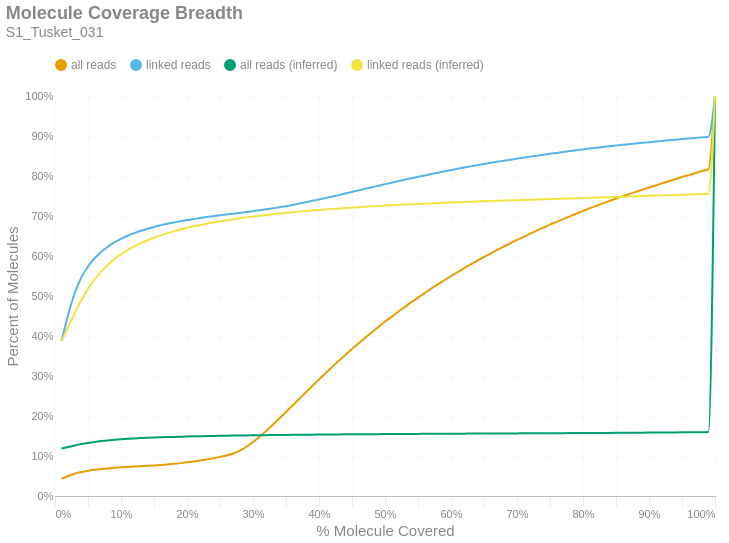

The notebook cell this image was saved under:
### Markdown cell above
### Molecule Read Coverage
This chart shows molecule coverage breadth as computed by the number of bases aligned to that molecule. In other words, "*how much of each unique long molecule is actually sequenced/aligned?*" Keep in mind there is a distinction between sequences and alignments, since some sequences belonging to a particular molecule may not align well and wouldn't appear in the alignment data. This chart also shows molecule coverage breadth as computed by the *inferred fragment* from which the aligned sequences originate. Unlike read coverage, this calculation takes into account the total insert size, including unsequenced gaps between the forward and reverse reads. Like the previous figures, these are cumulative percents.

### Code cell
if SKIPLR:
    print_html(f"Skipped")
else:
    binned_df = consolidated_hist(valids['coverage_bp'], mask, 0.01, True)
    binned_df_inf = consolidated_hist(valids['coverage_inserts'], mask, 0.01, True)
    binned_df = binned_df.with_columns(pl.lit(binned_df_inf['all reads (cumsum)']).alias('all reads (inferred)'))
    binned_df = binned_df.with_columns(pl.lit(binned_df_inf['linked reads (cumsum)']).alias('linked reads (inferred)'))
    binned_df = binned_df.with_columns(
        (pl.col('bin').cast(pl.Float64) + 0.01).alias('right_edge')
    )

    with SafeRender(binned_df):
        (
            density_plot(binned_df, 'Molecule Coverage Breadth', samplename, 'molcov', ['all reads (inferred)','linked reads (inferred)'])
            .encode(
                #x=alt.X('bin:Q', title="% Molecule Covered").axis(format = '%').scale(padding=0),
                x=alt.X('right_edge:Q', title="% Molecule Covered").axis(format='%').scale(padding=0),
                y=alt.Y('value:Q', title='Percent of Molecules')
                    .axis(format='%')
                    .stack(False)
                    .scale(domainMin=0, padding=0),
                color=alt.Color("key:N").scale(domain = ["all reads", "linked reads", "all reads (inferred)", "linked reads (inferred)"]),
                tooltip = [
                    alt.Tooltip("key:N", title = "Data Type"),
                    alt.Tooltip("range_label:N", title="% Molecule Covered"),
                    alt.Tooltip("value:Q", format = ".2%", title="% Molecules")
                ]
            )
        ).display()

### Figure 1 — Vega-Lite specification as saved in the notebook (floating-point values rounded to 4 significant figures)
{"width": "container", "height": 400, "config": {"title": {"anchor": "start", "dy": -15, "fontSize": 18, "color": "#888888", "subtitleColor": "#888888", "subtitleFontSize": 14}, "arc": {"fill": "#0072B2"}, "axis": {"domainColor": "#888888", "domainWidth": 0.5, "gridWidth": 0.2, "grid": false, "titleFontWeight": 400, "titleFontSize": 15, "labelFontSize": 11, "labelColor": "#888888", "tickColor": "#888888", "tickWidth": 0.2, "titleColor": "#888888"}, "axisBand": {"grid": false}, "axisX": {"grid": true, "tickSize": 10, "domainCap": "round"}, "axisY": {"domain": false, "grid": true, "tickSize": 0, "domainCap": "round"}, "background": "transparent", "header": {"labelFontSize": 15, "labelColor": "#888888", "titleFontSize": 15, "titleFontWeight": 600, "titleColor": "#888888"}, "legend": {"labelFont": "sans-serif", "labelFontSize": 12, "labelColor": "#888888", "symbolSize": 100, "symbolType": "circle", "titleFontSize": 12, "titlePadding": 10, "titleColor": "#888888", "title": null, "orient": "top"}, "range": {"category": ["#E69F00", "#56B4E9", "#009E73", "#F0E442", "#0072B2", "#D55E00", "#CC79A7", "#000000"], "diverging": ["#cfe8f3", "#a2d4ec", "#73bfe2", "#46abdb", "#1696d2", "#12719e"]}, "area": {"fill": "#0072B2", "fillOpacity": 0.7, "line": true, "strokeOpacity": 0.7}, "line": {"color": "#0072B2", "stroke": "#0072B2", "strokeWidth": 2}, "trail": {"color": "#0072B2", "stroke": "#0072B2", "strokeWidth": 0, "size": 1}, "point": {"filled": true, "fillOpacity": 1.0, "size": 95}, "text": {"color": "#888888", "fontSize": 11, "align": "right", "fontWeight": 400, "size": 11}, "bar": {"fill": "#0072B2", "stroke": null}, "view": {"stroke": null, "continuousWidth": 660, "continuousHeight": 400}}, "data": {"name": "data-a6518c2dfd64fe0b685348b4be814a1c"}, "mark": {"type": "line", "interpolate": "monotone", "point": {"opacity": 0, "size": 275}}, "encoding": {"color": {"field": "key", "scale": {"domain": ["all reads", "linked reads", "all reads (inferred)", "linked reads (inferred)"]}, "type": "nominal"}, "tooltip": [{"field": "key", "title": "Data Type", "type": "nominal"}, {"field": "range_label", "title": "% Molecule Covered", "type": "nominal"}, {"field": "value", "format": ".2%", "title": "% Molecules", "type": "quantitative"}], "x": {"axis": {"format": "%"}, "field": "right_edge", "scale": {"padding": 0}, "title": "% Molecule Covered", "type": "quantitative"}, "y": {"axis": {"format": "%"}, "field": "value", "scale": {"domainMin": 0, "padding": 0}, "stack": false, "title": "Percent of Molecules", "type": "quantitative"}}, "params": [{"name": "param_c36ac31b6afebe62", "select": {"type": "point", "fields": ["key"]}, "bind": "legend"}], "title": {"text": "Molecule Coverage Breadth", "subtitle": "S1_Tusket_031"}, "transform": [{"fold": ["all reads (cumsum)", "linked reads (cumsum)", "all reads (inferred)", "linked reads (inferred)"]}, {"calculate": "replace(datum.key, ' (cumsum)', '')", "as": "key"}, {"filter": {"param": "param_c36ac31b6afebe62"}}], "usermeta": {"embedOptions": {"downloadFileName": "S1_Tusket_031.molcov"}}, "$schema": "https://vega.github.io/schema/vega-lite/v6.1.0.json", "datasets": {"data-a6518c2dfd64fe0b685348b4be814a1c": [{"bin": "0.0", "interval": "0.0-0.01", "all reads": 0.04266, "linked reads": 0.3875, "all reads (cumsum)": 0.04266, "linked reads (cumsum)": 0.3875, "range_label": "0.0-0.01", "all reads (inferred)": 0.1187, "linked reads (inferred)": 0.3871, "right_edge": 0.01}, {"bin": "0.01", "interval": "0.01-0.02", "all reads": 0.007237, "linked reads": 0.06616, "all reads (cumsum)": 0.0499, "linked reads (cumsum)": 0.4537, "range_label": "0.01-0.02", "all reads (inferred)": 0.1226, "linked reads (inferred)": 0.4226, "right_edge": 0.02}, {"bin": "0.02", "interval": "0.02-0.03", "all reads": 0.005915, "linked reads": 0.05453, "all reads (cumsum)": 0.05581, "linked reads (cumsum)": 0.5082, "range_label": "0.02-0.03", "all reads (inferred)": 0.1263, "linked reads (inferred)": 0.4576, "right_edge": 0.03}, {"bin": "0.03", "interval": "0.03-0.04", "all reads": 0.004271, "linked reads": 0.0383, "all reads (cumsum)": 0.06009, "linked reads (cumsum)": 0.5465, "range_label": "0.03-0.04", "all reads (inferred)": 0.1298, "linked reads (inferred)": 0.49, "right_edge": 0.04}, {"bin": "0.04", "interval": "0.04-0.05", "all reads": 0.003095, "linked reads": 0.02733, "all reads (cumsum)": 0.06318, "linked reads (cumsum)": 0.5739, "range_label": "0.04-0.05", "all reads (inferred)": 0.1328, "linked reads (inferred)": 0.5181, "right_edge": 0.05}, {"bin": "0.05", "interval": "0.05-0.06", "all reads": 0.002366, "linked reads": 0.02052, "all reads (cumsum)": 0.06555, "linked reads (cumsum)": 0.5944, "range_label": "0.05-0.06", "all reads (inferred)": 0.1352, "linked reads (inferred)": 0.5413, "right_edge": 0.06}, {"bin": "0.06", "interval": "0.06-0.07", "all reads": 0.001894, "linked reads": 0.01593, "all reads (cumsum)": 0.06744, "linked reads (cumsum)": 0.6103, "range_label": "0.06-0.07", "all reads (inferred)": 0.1373, "linked reads (inferred)": 0.5608, "right_edge": 0.07}, {"bin": "0.07", "interval": "0.07-0.08", "all reads": 0.001547, "linked reads": 0.01277, "all reads (cumsum)": 0.06899, "linked reads (cumsum)": 0.6231, "range_label": "0.07-0.08", "all reads (inferred)": 0.139, "linked reads (inferred)": 0.5775, "right_edge": 0.08}, {"bin": "0.08", "interval": "0.08-0.09", "all reads": 0.001392, "linked reads": 0.01092, "all reads (cumsum)": 0.07038, "linked reads (cumsum)": 0.634, "range_label": "0.08-0.09", "all reads (inferred)": 0.1405, "linked reads (inferred)": 0.5919, "right_edge": 0.09}, {"bin": "0.09", "interval": "0.09-0.1", "all reads": 0.001209, "linked reads": 0.008871, "all reads (cumsum)": 0.07159, "linked reads (cumsum)": 0.6429, "range_label": "0.09-0.1", "all reads (inferred)": 0.1418, "linked reads (inferred)": 0.604, "right_edge": 0.1}, {"bin": "0.1", "interval": "0.1-0.11", "all reads": 0.001112, "linked reads": 0.007791, "all reads (cumsum)": 0.0727, "linked reads (cumsum)": 0.6506, "range_label": "0.1-0.11", "all reads (inferred)": 0.1429, "linked reads (inferred)": 0.6146, "right_edge": 0.11}, {"bin": "0.11", "interval": "0.11-0.12", "all reads": 0.001023, "linked reads": 0.006648, "all reads (cumsum)": 0.07372, "linked reads (cumsum)": 0.6573, "range_label": "0.11-0.12", "all reads (inferred)": 0.1439, "linked reads (inferred)": 0.624, "right_edge": 0.12}, {"bin": "0.12", "interval": "0.12-0.13", "all reads": 0.0009432, "linked reads": 0.005703, "all reads (cumsum)": 0.07467, "linked reads (cumsum)": 0.663, "range_label": "0.12-0.13", "all reads (inferred)": 0.1447, "linked reads (inferred)": 0.632, "right_edge": 0.13}, {"bin": "0.13", "interval": "0.13-0.14", "all reads": 0.0009199, "linked reads": 0.00493, "all reads (cumsum)": 0.07559, "linked reads (cumsum)": 0.6679, "range_label": "0.13-0.14", "all reads (inferred)": 0.1455, "linked reads (inferred)": 0.6393, "right_edge": 0.14}, {"bin": "0.14", "interval": "0.14-0.15", "all reads": 0.0009675, "linked reads": 0.004725, "all reads (cumsum)": 0.07655, "linked reads (cumsum)": 0.6726, "range_label": "0.14-0.15", "all reads (inferred)": 0.1461, "linked reads (inferred)": 0.6458, "right_edge": 0.15}, {"bin": "0.15", "interval": "0.15-0.16", "all reads": 0.001068, "linked reads": 0.004133, "all reads (cumsum)": 0.07762, "linked reads (cumsum)": 0.6768, "range_label": "0.15-0.16", "all reads (inferred)": 0.1468, "linked reads (inferred)": 0.6516, "right_edge": 0.16}, {"bin": "0.16", "interval": "0.16-0.17", "all reads": 0.00127, "linked reads": 0.003621, "all reads (cumsum)": 0.07889, "linked reads (cumsum)": 0.6804, "range_label": "0.16-0.17", "all reads (inferred)": 0.1473, "linked reads (inferred)": 0.6568, "right_edge": 0.17}, {"bin": "0.17", "interval": "0.17-0.18", "all reads": 0.001478, "linked reads": 0.003258, "all reads (cumsum)": 0.08037, "linked reads (cumsum)": 0.6837, "range_label": "0.17-0.18", "all reads (inferred)": 0.1478, "linked reads (inferred)": 0.6616, "right_edge": 0.18}, {"bin": "0.18", "interval": "0.18-0.19", "all reads": 0.001818, "linked reads": 0.003175, "all reads (cumsum)": 0.08219, "linked reads (cumsum)": 0.6868, "range_label": "0.18-0.19", "all reads (inferred)": 0.1483, "linked reads (inferred)": 0.666, "right_edge": 0.19}, {"bin": "0.19", "interval": "0.19-0.2", "all reads": 0.002023, "linked reads": 0.002964, "all reads (cumsum)": 0.08421, "linked reads (cumsum)": 0.6898, "range_label": "0.19-0.2", "all reads (inferred)": 0.1487, "linked reads (inferred)": 0.6704, "right_edge": 0.2}, {"bin": "0.2", "interval": "0.2-0.21", "all reads": 0.00216, "linked reads": 0.002647, "all reads (cumsum)": 0.08637, "linked reads (cumsum)": 0.6924, "range_label": "0.2-0.21", "all reads (inferred)": 0.1491, "linked reads (inferred)": 0.6742, "right_edge": 0.21}, {"bin": "0.21", "interval": "0.21-0.22", "all reads": 0.002412, "linked reads": 0.002693, "all reads (cumsum)": 0.08878, "linked reads (cumsum)": 0.6951, "range_label": "0.21-0.22", "all reads (inferred)": 0.1495, "linked reads (inferred)": 0.6774, "right_edge": 0.22}, {"bin": "0.22", "interval": "0.22-0.23", "all reads": 0.002719, "linked reads": 0.002372, "all reads (cumsum)": 0.0915, "linked reads (cumsum)": 0.6975, "range_label": "0.22-0.23", "all reads (inferred)": 0.1498, "linked reads (inferred)": 0.6808, "right_edge": 0.23}, {"bin": "0.23", "interval": "0.23-0.24", "all reads": 0.00294, "linked reads": 0.002111, "all reads (cumsum)": 0.09444, "linked reads (cumsum)": 0.6996, "range_label": "0.23-0.24", "all reads (inferred)": 0.1502, "linked reads (inferred)": 0.6839, "right_edge": 0.24}, {"bin": "0.24", "interval": "0.24-0.25", "all reads": 0.003347, "linked reads": 0.002177, "all reads (cumsum)": 0.09779, "linked reads (cumsum)": 0.7018, "range_label": "0.24-0.25", "all reads (inferred)": 0.1505, "linked reads (inferred)": 0.6869, "right_edge": 0.25}, {"bin": "0.25", "interval": "0.25-0.26", "all reads": 0.003603, "linked reads": 0.001949, "all reads (cumsum)": 0.1014, "linked reads (cumsum)": 0.7038, "range_label": "0.25-0.26", "all reads (inferred)": 0.1508, "linked reads (inferred)": 0.6895, "right_edge": 0.26}, {"bin": "0.26", "interval": "0.26-0.27", "all reads": 0.004938, "linked reads": 0.002131, "all reads (cumsum)": 0.1063, "linked reads (cumsum)": 0.7059, "range_label": "0.26-0.27", "all reads (inferred)": 0.151, "linked reads (inferred)": 0.692, "right_edge": 0.27}, {"bin": "0.27", "interval": "0.27-0.28", "all reads": 0.007145, "linked reads": 0.001913, "all reads (cumsum)": 0.1135, "linked reads (cumsum)": 0.7078, "range_label": "0.27-0.28", "all reads (inferred)": 0.1513, "linked reads (inferred)": 0.6944, "right_edge": 0.28}, {"bin": "0.28", "interval": "0.28-0.29", "all reads": 0.009703, "linked reads": 0.001999, "all reads (cumsum)": 0.1232, "linked reads (cumsum)": 0.7098, "range_label": "0.28-0.29", "all reads (inferred)": 0.1515, "linked reads (inferred)": 0.6966, "right_edge": 0.29}, {"bin": "0.29", "interval": "0.29-0.3", "all reads": 0.01191, "linked reads": 0.00223, "all reads (cumsum)": 0.1351, "linked reads (cumsum)": 0.712, "range_label": "0.29-0.3", "all reads (inferred)": 0.1517, "linked reads (inferred)": 0.6987, "right_edge": 0.3}, {"bin": "0.3", "interval": "0.3-0.31", "all reads": 0.01327, "linked reads": 0.002204, "all reads (cumsum)": 0.1484, "linked reads (cumsum)": 0.7142, "range_label": "0.3-0.31", "all reads (inferred)": 0.152, "linked reads (inferred)": 0.7007, "right_edge": 0.31}, {"bin": "0.31", "interval": "0.31-0.32", "all reads": 0.01445, "linked reads": 0.002369, "all reads (cumsum)": 0.1628, "linked reads (cumsum)": 0.7166, "range_label": "0.31-0.32", "all reads (inferred)": 0.1522, "linked reads (inferred)": 0.7026, "right_edge": 0.32}, {"bin": "0.32", "interval": "0.32-0.33", "all reads": 0.01545, "linked reads": 0.002534, "all reads (cumsum)": 0.1783, "linked reads (cumsum)": 0.7191, "range_label": "0.32-0.33", "all reads (inferred)": 0.1524, "linked reads (inferred)": 0.7044, "right_edge": 0.33}, {"bin": "0.33", "interval": "0.33-0.34", "all reads": 0.01573, "linked reads": 0.0026, "all reads (cumsum)": 0.194, "linked reads (cumsum)": 0.7217, "range_label": "0.33-0.34", "all reads (inferred)": 0.1525, "linked reads (inferred)": 0.7061, "right_edge": 0.34}, {"bin": "0.34", "interval": "0.34-0.35", "all reads": 0.01611, "linked reads": 0.002851, "all reads (cumsum)": 0.2101, "linked reads (cumsum)": 0.7246, "range_label": "0.34-0.35", "all reads (inferred)": 0.1527, "linked reads (inferred)": 0.7078, "right_edge": 0.35}, {"bin": "0.35", "interval": "0.35-0.36", "all reads": 0.01631, "linked reads": 0.003086, "all reads (cumsum)": 0.2264, "linked reads (cumsum)": 0.7277, "range_label": "0.35-0.36", "all reads (inferred)": 0.1529, "linked reads (inferred)": 0.7094, "right_edge": 0.36}, {"bin": "0.36", "interval": "0.36-0.37", "all reads": 0.01629, "linked reads": 0.003281, "all reads (cumsum)": 0.2427, "linked reads (cumsum)": 0.7309, "range_label": "0.36-0.37", "all reads (inferred)": 0.1531, "linked reads (inferred)": 0.7109, "right_edge": 0.37}, {"bin": "0.37", "interval": "0.37-0.38", "all reads": 0.01636, "linked reads": 0.003618, "all reads (cumsum)": 0.2591, "linked reads (cumsum)": 0.7346, "range_label": "0.37-0.38", "all reads (inferred)": 0.1532, "linked reads (inferred)": 0.7124, "right_edge": 0.38}, {"bin": "0.38", "interval": "0.38-0.39", "all reads": 0.01624, "linked reads": 0.003416, "all reads (cumsum)": 0.2753, "linked reads (cumsum)": 0.738, "range_label": "0.38-0.39", "all reads (inferred)": 0.1534, "linked reads (inferred)": 0.7138, "right_edge": 0.39}, {"bin": "0.39", "interval": "0.39-0.4", "all reads": 0.01629, "linked reads": 0.003321, "all reads (cumsum)": 0.2916, "linked reads (cumsum)": 0.7413, "range_label": "0.39-0.4", "all reads (inferred)": 0.1535, "linked reads (inferred)": 0.7151, "right_edge": 0.4}, {"bin": "0.4", "interval": "0.4-0.41", "all reads": 0.01556, "linked reads": 0.003545, "all reads (cumsum)": 0.3072, "linked reads (cumsum)": 0.7448, "range_label": "0.4-0.41", "all reads (inferred)": 0.1537, "linked reads (inferred)": 0.7163, "right_edge": 0.41}, {"bin": "0.41", "interval": "0.41-0.42", "all reads": 0.01547, "linked reads": 0.003786, "all reads (cumsum)": 0.3226, "linked reads (cumsum)": 0.7486, "range_label": "0.41-0.42", "all reads (inferred)": 0.1538, "linked reads (inferred)": 0.7176, "right_edge": 0.42}, {"bin": "0.42", "interval": "0.42-0.43", "all reads": 0.01527, "linked reads": 0.003687, "all reads (cumsum)": 0.3379, "linked reads (cumsum)": 0.7523, "range_label": "0.42-0.43", "all reads (inferred)": 0.154, "linked reads (inferred)": 0.7189, "right_edge": 0.43}, {"bin": "0.43", "interval": "0.43-0.44", "all reads": 0.01484, "linked reads": 0.004077, "all reads (cumsum)": 0.3527, "linked reads (cumsum)": 0.7564, "range_label": "0.43-0.44", "all reads (inferred)": 0.1541, "linked reads (inferred)": 0.7201, "right_edge": 0.44}, {"bin": "0.44", "interval": "0.44-0.45", "all reads": 0.01469, "linked reads": 0.003836, "all reads (cumsum)": 0.3674, "linked reads (cumsum)": 0.7602, "range_label": "0.44-0.45", "all reads (inferred)": 0.1542, "linked reads (inferred)": 0.7211, "right_edge": 0.45}, {"bin": "0.45", "interval": "0.45-0.46", "all reads": 0.01426, "linked reads": 0.003853, "all reads (cumsum)": 0.3817, "linked reads (cumsum)": 0.7641, "range_label": "0.45-0.46", "all reads (inferred)": 0.1543, "linked reads (inferred)": 0.7221, "right_edge": 0.46}, {"bin": "0.46", "interval": "0.46-0.47", "all reads": 0.01397, "linked reads": 0.003919, "all reads (cumsum)": 0.3957, "linked reads (cumsum)": 0.768, "range_label": "0.46-0.47", "all reads (inferred)": 0.1544, "linked reads (inferred)": 0.7231, "right_edge": 0.47}, {"bin": "0.47", "interval": "0.47-0.48", "all reads": 0.01383, "linked reads": 0.004008, "all reads (cumsum)": 0.4095, "linked reads (cumsum)": 0.772, "range_label": "0.47-0.48", "all reads (inferred)": 0.1545, "linked reads (inferred)": 0.7241, "right_edge": 0.48}, {"bin": "0.48", "interval": "0.48-0.49", "all reads": 0.01281, "linked reads": 0.003734, "all reads (cumsum)": 0.4223, "linked reads (cumsum)": 0.7757, "range_label": "0.48-0.49", "all reads (inferred)": 0.1547, "linked reads (inferred)": 0.7251, "right_edge": 0.49}, {"bin": "0.49", "interval": "0.49-0.5", "all reads": 0.01393, "linked reads": 0.003905, "all reads (cumsum)": 0.4362, "linked reads (cumsum)": 0.7797, "range_label": "0.49-0.5", "all reads (inferred)": 0.1548, "linked reads (inferred)": 0.726, "right_edge": 0.5}, {"bin": "0.5", "interval": "0.5-0.51", "all reads": 0.01167, "linked reads": 0.003644, "all reads (cumsum)": 0.4479, "linked reads (cumsum)": 0.7833, "range_label": "0.5-0.51", "all reads (inferred)": 0.1549, "linked reads (inferred)": 0.7268, "right_edge": 0.51}, {"bin": "0.51", "interval": "0.51-0.52", "all reads": 0.01284, "linked reads": 0.003902, "all reads (cumsum)": 0.4607, "linked reads (cumsum)": 0.7872, "range_label": "0.51-0.52", "all reads (inferred)": 0.155, "linked reads (inferred)": 0.7277, "right_edge": 0.52}, {"bin": "0.52", "interval": "0.52-0.53", "all reads": 0.01191, "linked reads": 0.003661, "all reads (cumsum)": 0.4726, "linked reads (cumsum)": 0.7909, "range_label": "0.52-0.53", "all reads (inferred)": 0.1551, "linked reads (inferred)": 0.7285, "right_edge": 0.53}, {"bin": "0.53", "interval": "0.53-0.54", "all reads": 0.0119, "linked reads": 0.003707, "all reads (cumsum)": 0.4845, "linked reads (cumsum)": 0.7946, "range_label": "0.53-0.54", "all reads (inferred)": 0.1552, "linked reads (inferred)": 0.7293, "right_edge": 0.54}, {"bin": "0.54", "interval": "0.54-0.55", "all reads": 0.01143, "linked reads": 0.0034, "all reads (cumsum)": 0.496, "linked reads (cumsum)": 0.798, "range_label": "0.54-0.55", "all reads (inferred)": 0.1553, "linked reads (inferred)": 0.7301, "right_edge": 0.55}, {"bin": "0.55", "interval": "0.55-0.56", "all reads": 0.01135, "linked reads": 0.003337, "all reads (cumsum)": 0.5073, "linked reads (cumsum)": 0.8013, "range_label": "0.55-0.56", "all reads (inferred)": 0.1554, "linked reads (inferred)": 0.7308, "right_edge": 0.56}, {"bin": "0.56", "interval": "0.56-0.57", "all reads": 0.0111, "linked reads": 0.003486, "all reads (cumsum)": 0.5184, "linked reads (cumsum)": 0.8048, "range_label": "0.56-0.57", "all reads (inferred)": 0.1554, "linked reads (inferred)": 0.7316, "right_edge": 0.57}, {"bin": "0.57", "interval": "0.57-0.58", "all reads": 0.01054, "linked reads": 0.00338, "all reads (cumsum)": 0.529, "linked reads (cumsum)": 0.8082, "range_label": "0.57-0.58", "all reads (inferred)": 0.1555, "linked reads (inferred)": 0.7323, "right_edge": 0.58}, {"bin": "0.58", "interval": "0.58-0.59", "all reads": 0.01043, "linked reads": 0.003466, "all reads (cumsum)": 0.5394, "linked reads (cumsum)": 0.8116, "range_label": "0.58-0.59", "all reads (inferred)": 0.1556, "linked reads (inferred)": 0.733, "right_edge": 0.59}, {"bin": "0.59", "interval": "0.59-0.6", "all reads": 0.01045, "linked reads": 0.003149, "all reads (cumsum)": 0.5499, "linked reads (cumsum)": 0.8148, "range_label": "0.59-0.6", "all reads (inferred)": 0.1557, "linked reads (inferred)": 0.7338, "right_edge": 0.6}, {"bin": "0.6", "interval": "0.6-0.61", "all reads": 0.009715, "linked reads": 0.003145, "all reads (cumsum)": 0.5596, "linked reads (cumsum)": 0.8179, "range_label": "0.6-0.61", "all reads (inferred)": 0.1558, "linked reads (inferred)": 0.7344, "right_edge": 0.61}, {"bin": "0.61", "interval": "0.61-0.62", "all reads": 0.01001, "linked reads": 0.003083, "all reads (cumsum)": 0.5696, "linked reads (cumsum)": 0.821, "range_label": "0.61-0.62", "all reads (inferred)": 0.1559, "linked reads (inferred)": 0.7351, "right_edge": 0.62}, {"bin": "0.62", "interval": "0.62-0.63", "all reads": 0.009504, "linked reads": 0.00303, "all reads (cumsum)": 0.5791, "linked reads (cumsum)": 0.824, "range_label": "0.62-0.63", "all reads (inferred)": 0.156, "linked reads (inferred)": 0.7357, "right_edge": 0.63}, {"bin": "0.63", "interval": "0.63-0.64", "all reads": 0.009334, "linked reads": 0.003149, "all reads (cumsum)": 0.5884, "linked reads (cumsum)": 0.8272, "range_label": "0.63-0.64", "all reads (inferred)": 0.1561, "linked reads (inferred)": 0.7364, "right_edge": 0.64}, {"bin": "0.64", "interval": "0.64-0.65", "all reads": 0.00909, "linked reads": 0.002855, "all reads (cumsum)": 0.5975, "linked reads (cumsum)": 0.83, "range_label": "0.64-0.65", "all reads (inferred)": 0.1561, "linked reads (inferred)": 0.7369, "right_edge": 0.65}, {"bin": "0.65", "interval": "0.65-0.66", "all reads": 0.009222, "linked reads": 0.002898, "all reads (cumsum)": 0.6067, "linked reads (cumsum)": 0.8329, "range_label": "0.65-0.66", "all reads (inferred)": 0.1562, "linked reads (inferred)": 0.7375, "right_edge": 0.66}, {"bin": "0.66", "interval": "0.66-0.67", "all reads": 0.008534, "linked reads": 0.002716, "all reads (cumsum)": 0.6153, "linked reads (cumsum)": 0.8357, "range_label": "0.66-0.67", "all reads (inferred)": 0.1563, "linked reads (inferred)": 0.738, "right_edge": 0.67}, {"bin": "0.67", "interval": "0.67-0.68", "all reads": 0.008475, "linked reads": 0.00261, "all reads (cumsum)": 0.6237, "linked reads (cumsum)": 0.8383, "range_label": "0.67-0.68", "all reads (inferred)": 0.1564, "linked reads (inferred)": 0.7386, "right_edge": 0.68}, {"bin": "0.68", "interval": "0.68-0.69", "all reads": 0.008154, "linked reads": 0.002448, "all reads (cumsum)": 0.6319, "linked reads (cumsum)": 0.8407, "range_label": "0.68-0.69", "all reads (inferred)": 0.1565, "linked reads (inferred)": 0.7391, "right_edge": 0.69}, {"bin": "0.69", "interval": "0.69-0.7", "all reads": 0.008286, "linked reads": 0.002699, "all reads (cumsum)": 0.6402, "linked reads (cumsum)": 0.8434, "range_label": "0.69-0.7", "all reads (inferred)": 0.1565, "linked reads (inferred)": 0.7396, "right_edge": 0.7}, {"bin": "0.7", "interval": "0.7-0.71", "all reads": 0.007858, "linked reads": 0.002478, "all reads (cumsum)": 0.648, "linked reads (cumsum)": 0.8459, "range_label": "0.7-0.71", "all reads (inferred)": 0.1566, "linked reads (inferred)": 0.7401, "right_edge": 0.71}, {"bin": "0.71", "interval": "0.71-0.72", "all reads": 0.007772, "linked reads": 0.002528, "all reads (cumsum)": 0.6558, "linked reads (cumsum)": 0.8484, "range_label": "0.71-0.72", "all reads (inferred)": 0.1567, "linked reads (inferred)": 0.7406, "right_edge": 0.72}, {"bin": "0.72", "interval": "0.72-0.73", "all reads": 0.007675, "linked reads": 0.002395, "all reads (cumsum)": 0.6635, "linked reads (cumsum)": 0.8508, "range_label": "0.72-0.73", "all reads (inferred)": 0.1568, "linked reads (inferred)": 0.7412, "right_edge": 0.73}, {"bin": "0.73", "interval": "0.73-0.74", "all reads": 0.007279, "linked reads": 0.002452, "all reads (cumsum)": 0.6708, "linked reads (cumsum)": 0.8533, "range_label": "0.73-0.74", "all reads (inferred)": 0.1569, "linked reads (inferred)": 0.7417, "right_edge": 0.74}, {"bin": "0.74", "interval": "0.74-0.75", "all reads": 0.007668, "linked reads": 0.002349, "all reads (cumsum)": 0.6784, "linked reads (cumsum)": 0.8556, "range_label": "0.74-0.75", "all reads (inferred)": 0.157, "linked reads (inferred)": 0.7423, "right_edge": 0.75}, {"bin": "0.75", "interval": "0.75-0.76", "all reads": 0.00695, "linked reads": 0.002158, "all reads (cumsum)": 0.6854, "linked reads (cumsum)": 0.8578, "range_label": "0.75-0.76", "all reads (inferred)": 0.1571, "linked reads (inferred)": 0.7428, "right_edge": 0.76}, {"bin": "0.76", "interval": "0.76-0.77", "all reads": 0.006959, "linked reads": 0.002306, "all reads (cumsum)": 0.6923, "linked reads (cumsum)": 0.8601, "range_label": "0.76-0.77", "all reads (inferred)": 0.1571, "linked reads (inferred)": 0.7433, "right_edge": 0.77}, {"bin": "0.77", "interval": "0.77-0.78", "all reads": 0.006859, "linked reads": 0.002177, "all reads (cumsum)": 0.6992, "linked reads (cumsum)": 0.8623, "range_label": "0.77-0.78", "all reads (inferred)": 0.1572, "linked reads (inferred)": 0.7437, "right_edge": 0.78}, {"bin": "0.78", "interval": "0.78-0.79", "all reads": 0.006675, "linked reads": 0.002065, "all reads (cumsum)": 0.7059, "linked reads (cumsum)": 0.8643, "range_label": "0.78-0.79", "all reads (inferred)": 0.1573, "linked reads (inferred)": 0.7442, "right_edge": 0.79}, {"bin": "0.79", "interval": "0.79-0.8", "all reads": 0.006879, "linked reads": 0.002257, "all reads (cumsum)": 0.7127, "linked reads (cumsum)": 0.8666, "range_label": "0.79-0.8", "all reads (inferred)": 0.1574, "linked reads (inferred)": 0.7448, "right_edge": 0.8}, {"bin": "0.8", "interval": "0.8-0.81", "all reads": 0.00621, "linked reads": 0.001999, "all reads (cumsum)": 0.719, "linked reads (cumsum)": 0.8686, "range_label": "0.8-0.81", "all reads (inferred)": 0.1575, "linked reads (inferred)": 0.7454, "right_edge": 0.81}, {"bin": "0.81", "interval": "0.81-0.82", "all reads": 0.006222, "linked reads": 0.001867, "all reads (cumsum)": 0.7252, "linked reads (cumsum)": 0.8704, "range_label": "0.81-0.82", "all reads (inferred)": 0.1576, "linked reads (inferred)": 0.7459, "right_edge": 0.82}, {"bin": "0.82", "interval": "0.82-0.83", "all reads": 0.006241, "linked reads": 0.002039, "all reads (cumsum)": 0.7314, "linked reads (cumsum)": 0.8725, "range_label": "0.82-0.83", "all reads (inferred)": 0.1577, "linked reads (inferred)": 0.7464, "right_edge": 0.83}, {"bin": "0.83", "interval": "0.83-0.84", "all reads": 0.006061, "linked reads": 0.001877, "all reads (cumsum)": 0.7375, "linked reads (cumsum)": 0.8744, "range_label": "0.83-0.84", "all reads (inferred)": 0.1578, "linked reads (inferred)": 0.747, "right_edge": 0.84}, {"bin": "0.84", "interval": "0.84-0.85", "all reads": 0.005837, "linked reads": 0.001652, "all reads (cumsum)": 0.7433, "linked reads (cumsum)": 0.876, "range_label": "0.84-0.85", "all reads (inferred)": 0.1579, "linked reads (inferred)": 0.7475, "right_edge": 0.85}, {"bin": "0.85", "interval": "0.85-0.86", "all reads": 0.005872, "linked reads": 0.001903, "all reads (cumsum)": 0.7492, "linked reads (cumsum)": 0.8779, "range_label": "0.85-0.86", "all reads (inferred)": 0.158, "linked reads (inferred)": 0.748, "right_edge": 0.86}, {"bin": "0.86", "interval": "0.86-0.87", "all reads": 0.005535, "linked reads": 0.001659, "all reads (cumsum)": 0.7547, "linked reads (cumsum)": 0.8796, "range_label": "0.86-0.87", "all reads (inferred)": 0.1581, "linked reads (inferred)": 0.7486, "right_edge": 0.87}, {"bin": "0.87", "interval": "0.87-0.88", "all reads": 0.005648, "linked reads": 0.001678, "all reads (cumsum)": 0.7604, "linked reads (cumsum)": 0.8813, "range_label": "0.87-0.88", "all reads (inferred)": 0.1582, "linked reads (inferred)": 0.7492, "right_edge": 0.88}, {"bin": "0.88", "interval": "0.88-0.89", "all reads": 0.005405, "linked reads": 0.001682, "all reads (cumsum)": 0.7658, "linked reads (cumsum)": 0.8829, "range_label": "0.88-0.89", "all reads (inferred)": 0.1584, "linked reads (inferred)": 0.7499, "right_edge": 0.89}, {"bin": "0.89", "interval": "0.89-0.9", "all reads": 0.005497, "linked reads": 0.001632, "all reads (cumsum)": 0.7713, "linked reads (cumsum)": 0.8846, "range_label": "0.89-0.9", "all reads (inferred)": 0.1585, "linked reads (inferred)": 0.7504, "right_edge": 0.9}, {"bin": "0.9", "interval": "0.9-0.91", "all reads": 0.005051, "linked reads": 0.001513, "all reads (cumsum)": 0.7763, "linked reads (cumsum)": 0.8861, "range_label": "0.9-0.91", "all reads (inferred)": 0.1586, "linked reads (inferred)": 0.7509, "right_edge": 0.91}, {"bin": "0.91", "interval": "0.91-0.92", "all reads": 0.005675, "linked reads": 0.001675, "all reads (cumsum)": 0.782, "linked reads (cumsum)": 0.8878, "range_label": "0.91-0.92", "all reads (inferred)": 0.1587, "linked reads (inferred)": 0.7515, "right_edge": 0.92}, {"bin": "0.92", "interval": "0.92-0.93", "all reads": 0.004798, "linked reads": 0.001434, "all reads (cumsum)": 0.7868, "linked reads (cumsum)": 0.8892, "range_label": "0.92-0.93", "all reads (inferred)": 0.1588, "linked reads (inferred)": 0.752, "right_edge": 0.93}, {"bin": "0.93", "interval": "0.93-0.94", "all reads": 0.005131, "linked reads": 0.001513, "all reads (cumsum)": 0.7919, "linked reads (cumsum)": 0.8907, "range_label": "0.93-0.94", "all reads (inferred)": 0.159, "linked reads (inferred)": 0.7525, "right_edge": 0.94}, {"bin": "0.94", "interval": "0.94-0.95", "all reads": 0.00549, "linked reads": 0.001685, "all reads (cumsum)": 0.7974, "linked reads (cumsum)": 0.8924, "range_label": "0.94-0.95", "all reads (inferred)": 0.1591, "linked reads (inferred)": 0.753, "right_edge": 0.95}, {"bin": "0.95", "interval": "0.95-0.96", "all reads": 0.004462, "linked reads": 0.001464, "all reads (cumsum)": 0.8019, "linked reads (cumsum)": 0.8939, "range_label": "0.95-0.96", "all reads (inferred)": 0.1593, "linked reads (inferred)": 0.7536, "right_edge": 0.96}, {"bin": "0.96", "interval": "0.96-0.97", "all reads": 0.005162, "linked reads": 0.001374, "all reads (cumsum)": 0.807, "linked reads (cumsum)": 0.8952, "range_label": "0.96-0.97", "all reads (inferred)": 0.1594, "linked reads (inferred)": 0.7541, "right_edge": 0.97}, {"bin": "0.97", "interval": "0.97-0.98", "all reads": 0.005271, "linked reads": 0.001454, "all reads (cumsum)": 0.8123, "linked reads (cumsum)": 0.8967, "range_label": "0.97-0.98", "all reads (inferred)": 0.1596, "linked reads (inferred)": 0.7549, "right_edge": 0.98}, {"bin": "0.98", "interval": "0.98-0.99", "all reads": 0.005015, "linked reads": 0.001361, "all reads (cumsum)": 0.8173, "linked reads (cumsum)": 0.898, "range_label": "0.98-0.99", "all reads (inferred)": 0.1598, "linked reads (inferred)": 0.7557, "right_edge": 0.99}, {"bin": "0.99", "interval": "0.99-1.0", "all reads": 0.1827, "linked reads": 0.102, "all reads (cumsum)": 1.0, "linked reads (cumsum)": 1.0, "range_label": "0.99-1.0", "all reads (inferred)": 1.0, "linked reads (inferred)": 1.0, "right_edge": 1.0}]}}
